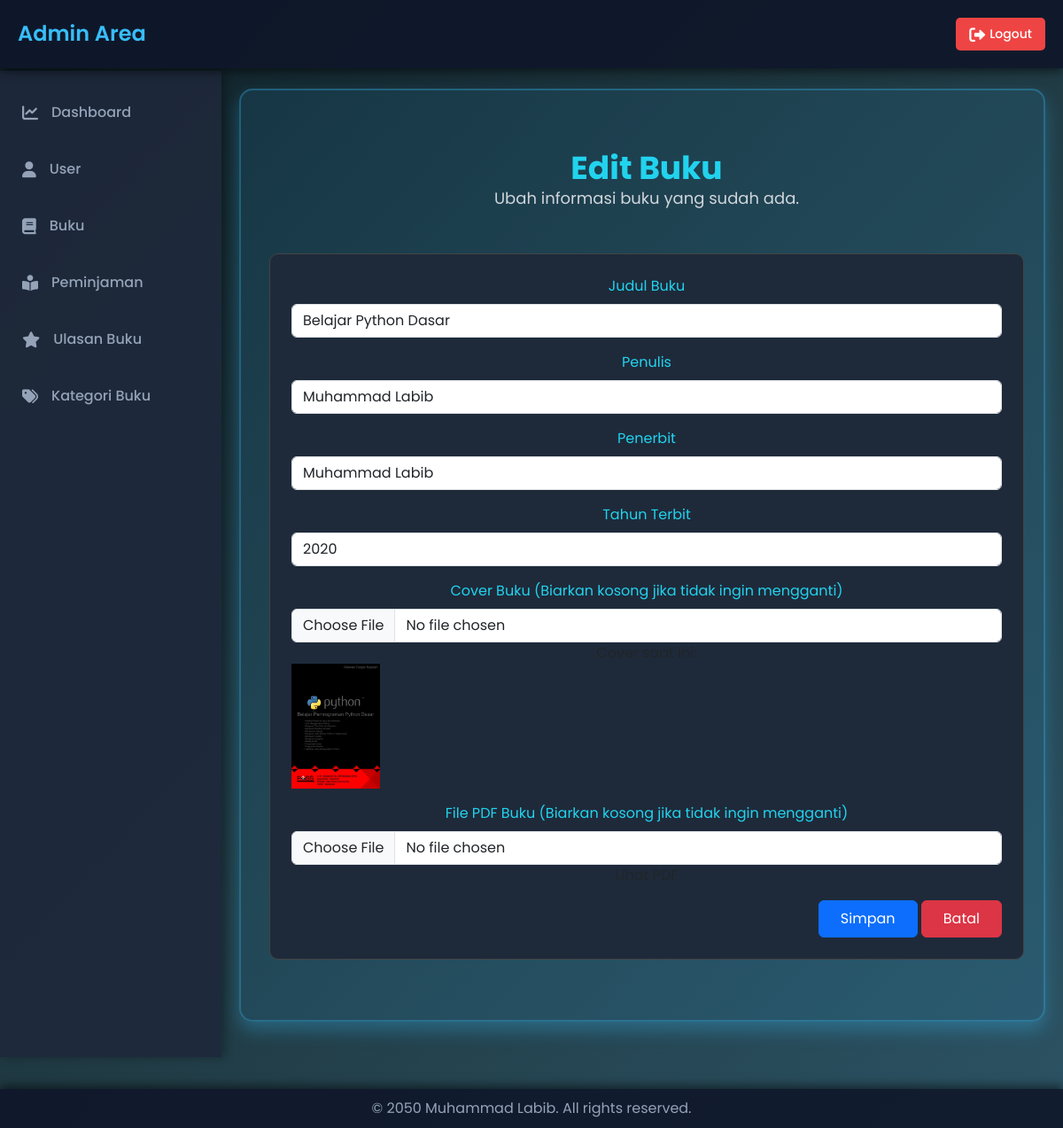
The app's page /admin/index.php?hal=buku_edit&id=9 (signed in) with its own data.
### tables this page shows
CREATE TABLE `labib_buku` (
  `bukuid` int(11) NOT NULL,
  `judul` varchar(255) NOT NULL,
  `penulis` varchar(255) NOT NULL,
  `penerbit` varchar(255) NOT NULL,
  `tahunterbit` int(11) NOT NULL,
  `cover` varchar(255) DEFAULT NULL,
  `bukupdf` varchar(255) DEFAULT NULL
);

### admin/konten.php (called while the page is built, shortened)
<?php
class PageManager {
    private static $allowedPages = array(
        "dashboard",
        "user",
        "user_tambah",
        "user_edit",
        "user_hapus",
        "buku",
        "buku_tambah",
        "buku_edit",
        "buku_hapus",
        "kategoribuku",
        "kategoribuku_edit",
        "kategoribuku_tambah",
        "kategoribuku_hapus",
        "ulasan",
        "ulasan_hapus",
        "peminjaman",
        "peminjaman_hapus"
    );
    public static function getPage() {
        return isset($_GET['hal']) && self::isValidPage($_GET['hal']) ? $_GET['hal'] : "dashboard";
    }
    private static function isValidPage($page) {
        return in_array($page, self::$allowedPages);
    }
}
$hal = PageManager::getPage();
include "content_$hal.php";
?>

### admin/content_buku_edit.php (the view, shortened to what this page needs)
<?php
$bukuid = intval($_GET['id']);
$query = "SELECT * FROM labib_buku WHERE bukuid = $bukuid";
$result = mysqli_query($conn, $query);
$buku = mysqli_fetch_assoc($result);
?>
<div class="container py-5">
    <div class="text-center mb-5">
        <h1 class="text-4xl font-bold text-cyan-400">Edit Buku</h1>
        <p class="text-lg text-gray-300">Ubah informasi buku yang sudah ada.</p>
    </div>
    <div class="card p-4" style="background-color: #1e2a3a; border: 1px solid #444; border-radius: 10px;">
        <form action="" method="POST" enctype="multipart/form-data">
            <div class="mb-3">
                <label for="judul" class="form-label text-cyan-400">Judul Buku</label>
                <input type="text" class="form-control" id="judul" name="judul" value="<?php echo $buku['judul']; ?>" required>
            </div>
            <div class="mb-3">
                <label for="penulis" class="form-label text-cyan-400">Penulis</label>
                <input type="text" class="form-control" id="penulis" name="penulis" value="<?php echo $buku['penulis']; ?>" required>
            </div>
            <div class="mb-3">
                <label for="penerbit" class="form-label text-cyan-400">Penerbit</label>
                <input type="text" class="form-control" id="penerbit" name="penerbit" value="<?php echo $buku['penerbit']; ?>" required>
            </div>
            <div class="mb-3">
                <label for="tahunterbit" class="form-label text-cyan-400">Tahun Terbit</label>
                <input type="number" class="form-control" id="tahunterbit" name="tahunterbit" value="<?php echo $buku['tahunterbit']; ?>" required>
            </div>
            <div class="mb-3">
                <label for="cover" class="form-label text-cyan-400">Cover Buku (Biarkan kosong jika tidak ingin mengganti)</label>
                <input type="file" class="form-control" id="cover" name="cover">
                <?php if (!empty($buku['cover'])) : ?>
                    <p>Cover saat ini: <img src="../asset/cover/<?php echo $buku['cover']; ?>" width="100"></p>
                <?php endif; ?>
            </div>
            <div class="mb-3">
                <label for="bukupdf" class="form-label text-cyan-400">File PDF Buku (Biarkan kosong jika tidak ingin mengganti)</label>
                <input type="file" class="form-control" id="bukupdf" name="bukupdf">
                <?php if (!empty($buku['bukupdf'])) : ?>
                    <p><a href="../asset/buku/<?php echo $buku['bukupdf']; ?>" target="_blank">Lihat PDF</a></p>
                <?php endif; ?>
            </div>
            <div class="text-end">
                <button type="submit" class="btn btn-primary px-4 py-2">Simpan</button>
                <a href="?hal=labib_buku" class="btn btn-danger px-4 py-2">Batal</a>
            </div>
        </form>
    </div>
</div>

### admin/index.php (style rules this page uses)
body { font-family: 'Poppins', sans-serif; margin: 0; padding: 0; background: linear-gradient(to bottom right, #0f2027, #203a43, #2c5364); color: #ffffff; overflow-x: hidden; }

### records on screen
labib_buku: judul "Belajar Python Dasar", penulis "Muhammad Labib", penerbit "Muhammad Labib", tahunterbit "2020", cover (picture)
